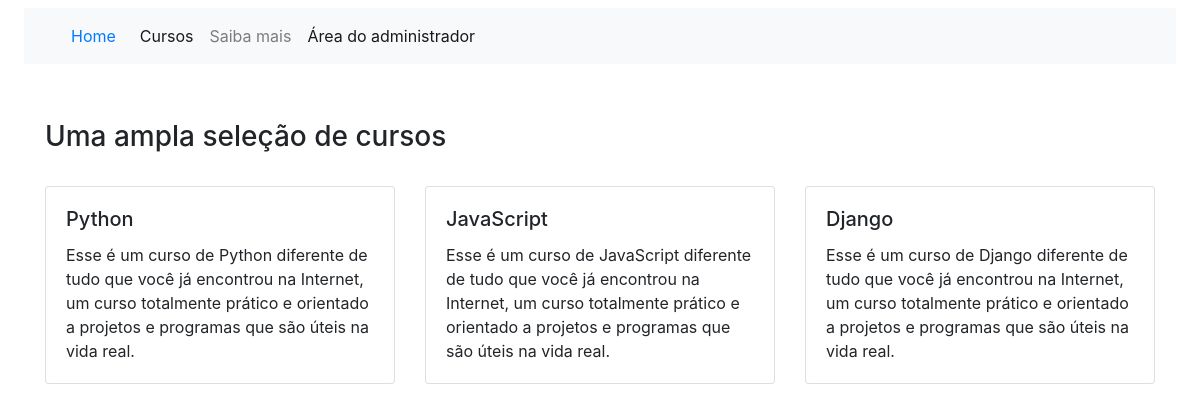
The page /cursos/cursos_disponiveis/ on the database its author committed.
### cursos/models.py (models this page shows, shortened)
class Curso(models.Model):
    niveis_de_curso = (
        ('Iniciante', 'Iniciante'),
        ('Intermediário', 'Intermediário'),
        ('Avançado', 'Avançado'),
    )
    titulo = models.CharField(max_length=50)
    nivel = models.CharField(max_length=15, choices=niveis_de_curso)
    carga_horaria = models.IntegerField()
    data = models.DateField(help_text='aaaa/mm/dd')
    descricao = models.TextField()
    verbose_name = 'Cadastro de curso'
    verbose_name_plural = 'Cadastros de cursos'
    ordering = ['-data']

### cursos/views.py (the view)
# urls.py: path('cursos_disponiveis/', exibir_cursos, name='Cursos disponiveis'),
def exibir_cursos(request): # Exibe todos os cursos na tela de cursos
   cursos = Curso.objects.all()
   contexto = {
       'cursos': cursos
   }
   return render(request, 'exibir_curso.html', contexto)

### cursos/templates/exibir_curso.html (shortened to what this page needs)
<!DOCTYPE html>
<html lang="en">
<head>
    <link href="https://stackpath.bootstrapcdn.com/bootstrap/4.5.2/css/bootstrap.min.css" rel="stylesheet">
  </head>
<body>
  <nav class="col-lg-12 mx-auto p-4 py-md-2">
    <nav class="navbar navbar-expand-lg navbar-light bg-light">
      <div class="container-fluid">
        <a class="nav-link active" aria-current="page" href="/ ">Home</a>
        <div class="collapse navbar-collapse" id="navbarNav">
          <ul class="navbar-nav">
            <li class="nav-item">
              <a class="nav-link active" aria-current="page" href="/cursos/cursos_disponiveis">Cursos</a>
            </li>
            <li class="nav-item">
              <a class="nav-link" href="#">Saiba mais</a>
            </li>
            <li class="nav-item">
              <a class="nav-link active" aria-current="page" href="/admin">Área do administrador</a>
            </li>
          </ul>
        </div>
      </div>
    </nav>
  </nav>
<div class="container mt-5">
    <h3>Uma ampla seleção de cursos</h3>
    <br>
    <div class="row">
        {% for cursos in cursos %}
        <div class="col-md-4">
            <div class="card mb-4">
                <div class="card-body">
                    <h5 class="card-title">{{ cursos.titulo }}</h5>
                    <p class="card-text">{{ cursos.descricao }}</p>
                </div>
            </div>
        </div>
        {% endfor %}
    </div>
</div>
</body>
</html>

### rows shown on the page
Curso: titulo "Python", descricao "Esse é um curso de Python diferente de tudo que você já encontrou na Internet, um curso totalmente prático e orientado a projetos e programas que são úteis na vida real."
Curso: titulo "JavaScript", descricao "Esse é um curso de JavaScript diferente de tudo que você já encontrou na Internet, um curso totalmente prático e orientado a projetos e programas que são úteis na vida real."
Curso: titulo "Django", descricao "Esse é um curso de Django diferente de tudo que você já encontrou na Internet, um curso totalmente prático e orientado a projetos e programas que são úteis na vida real."
